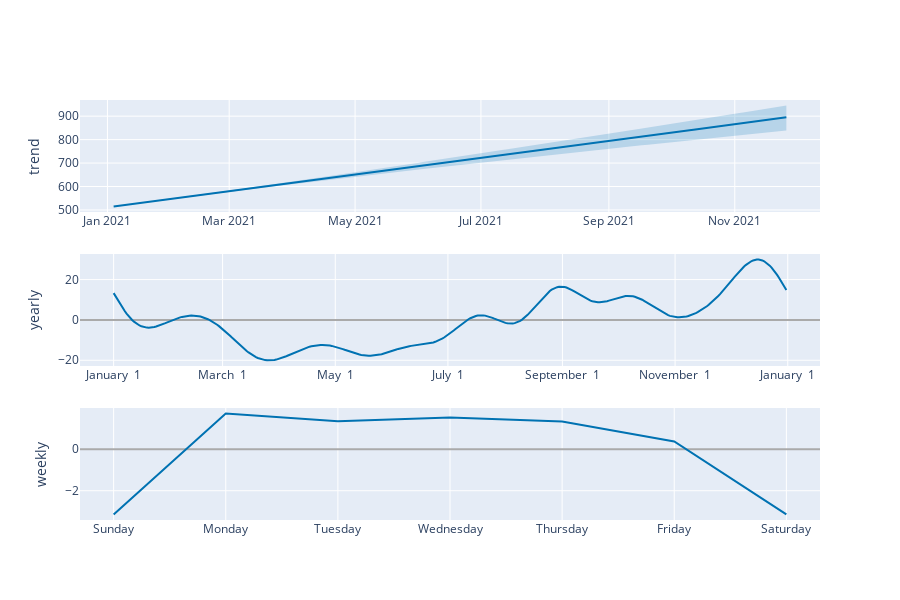

The code cell stored with this chart in its notebook:
### Code cell
plot_components_plotly(model, forecast2)

### Figure 1 — Plotly figure (JSON) as saved in the notebook; plotly's stock layout.template omitted (floating-point values rounded to 4 significant figures; data arrays with more than 128 entries replaced by an {"elided": "..."} marker saying what was removed)
{"data": [{"line": {"color": "#0072B2", "width": 2}, "mode": "lines", "name": "trend", "type": "scatter", "x": {"elided": "228 str values"}, "xaxis": "x", "y": {"elided": "228 float values"}, "yaxis": "y"}, {"line": {"color": "rgba(0, 114, 178, 0.2)", "width": 0}, "mode": "lines", "name": "trend_upper", "type": "scatter", "x": {"elided": "228 str values"}, "xaxis": "x", "y": {"elided": "228 float values"}, "yaxis": "y"}, {"fill": "tonexty", "fillcolor": "rgba(0, 114, 178, 0.2)", "line": {"color": "rgba(0, 114, 178, 0.2)", "width": 0}, "mode": "lines", "name": "trend_lower", "type": "scatter", "x": {"elided": "228 str values"}, "xaxis": "x", "y": {"elided": "228 float values"}, "yaxis": "y"}, {"line": {"color": "#0072B2", "width": 2}, "mode": "lines", "name": "yearly", "type": "scatter", "x": {"elided": "365 str values"}, "xaxis": "x2", "y": {"elided": "365 float values"}, "yaxis": "y2"}, {"line": {"color": "#0072B2", "width": 2}, "mode": "lines", "name": "weekly", "type": "scatter", "x": ["2017-01-01T00:00:00", "2017-01-02T00:00:00", "2017-01-03T00:00:00", "2017-01-04T00:00:00", "2017-01-05T00:00:00", "2017-01-06T00:00:00", "2017-01-07T00:00:00"], "xaxis": "x3", "y": [-3.139, 1.713, 1.341, 1.525, 1.328, 0.3702, -3.139], "yaxis": "y3"}], "layout": {"height": 600, "showlegend": false, "width": 900, "xaxis": {"anchor": "y", "domain": [0, 1], "range": ["2020-12-18T16:48:00", "2021-12-12T07:12:00"], "type": "date"}, "xaxis2": {"anchor": "y2", "domain": [0, 1], "range": ["2016-12-13T18:54:02.958904115", "2018-01-18T11:04:57.863013581"], "tickformat": "%B %e", "type": "date"}, "xaxis3": {"anchor": "y3", "domain": [0, 1], "range": ["2016-12-31T16:48:00", "2017-01-07T07:12:00"], "tickformat": "%A", "type": "date"}, "yaxis": {"anchor": "x", "domain": [0.7333, 1], "rangemode": "normal", "title": {"text": "trend"}, "zerolinecolor": "#AAA"}, "yaxis2": {"anchor": "x2", "domain": [0.3667, 0.6333], "title": {"text": "yearly"}, "zerolinecolor": "#AAA"}, "yaxis3": {"anchor": "x3", "domain": [0, 0.2667], "title": {"text": "weekly"}, "zerolinecolor": "#AAA"}}}
